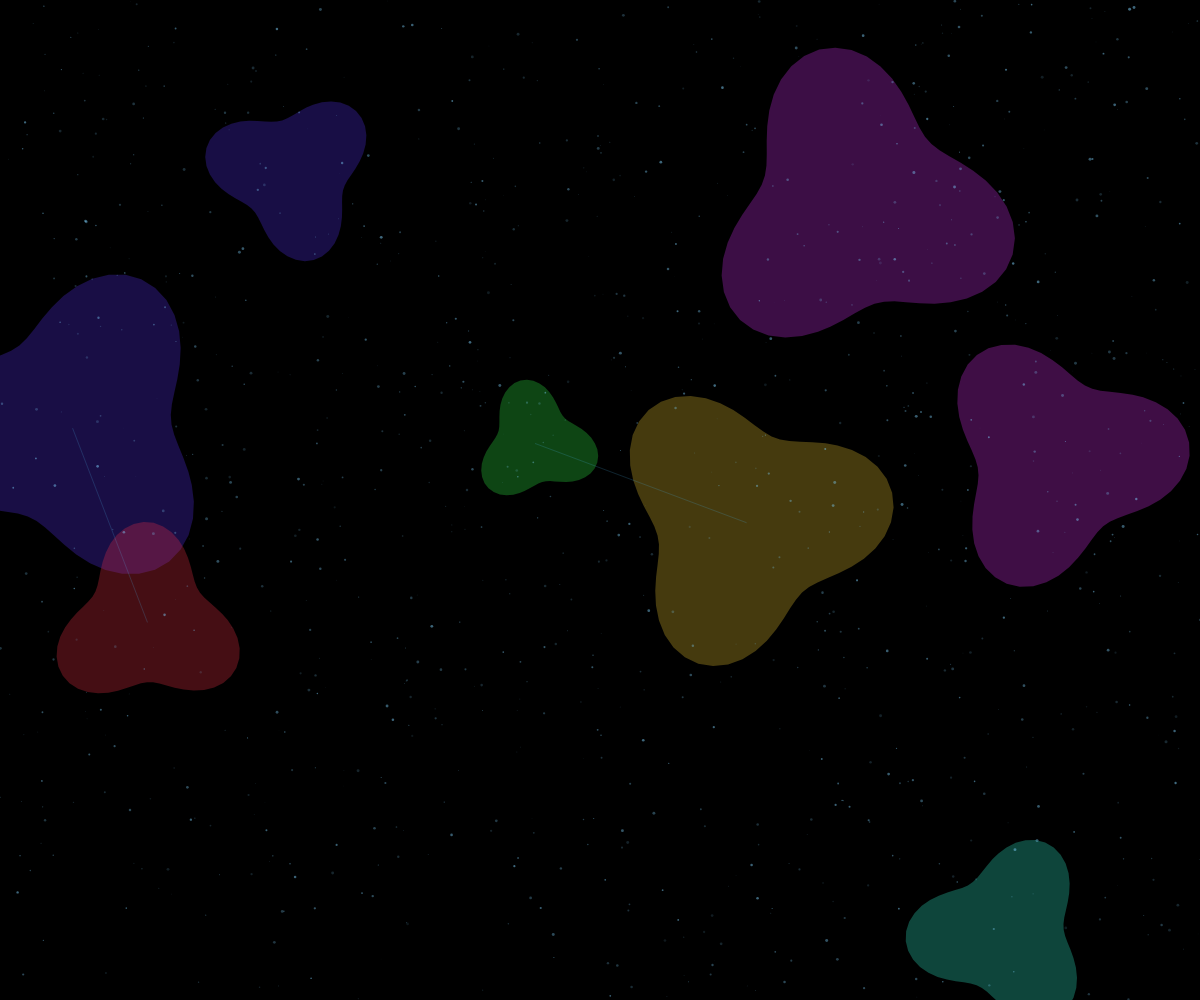
Frame 1 (no input)
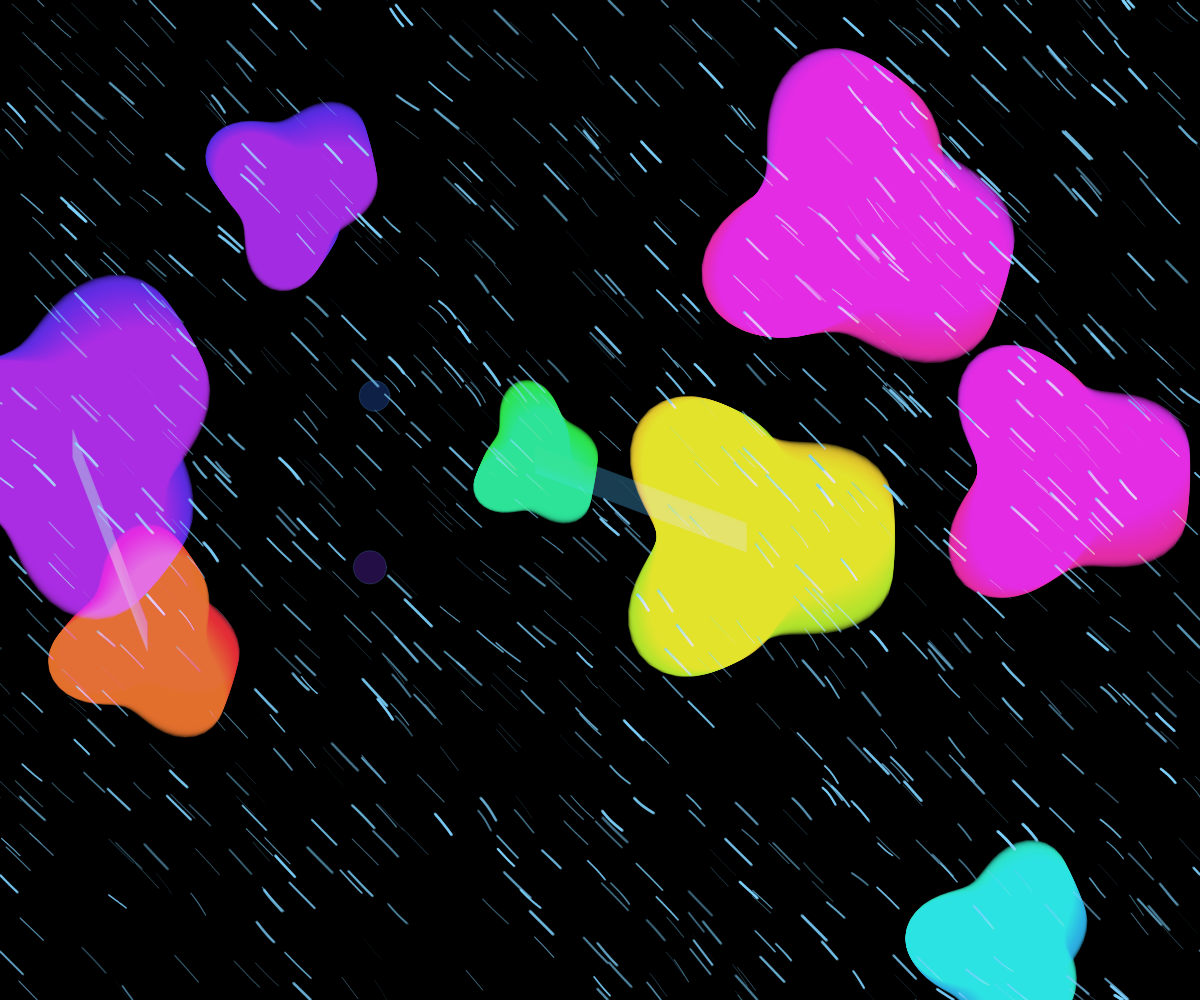
Frame 60 (no input)
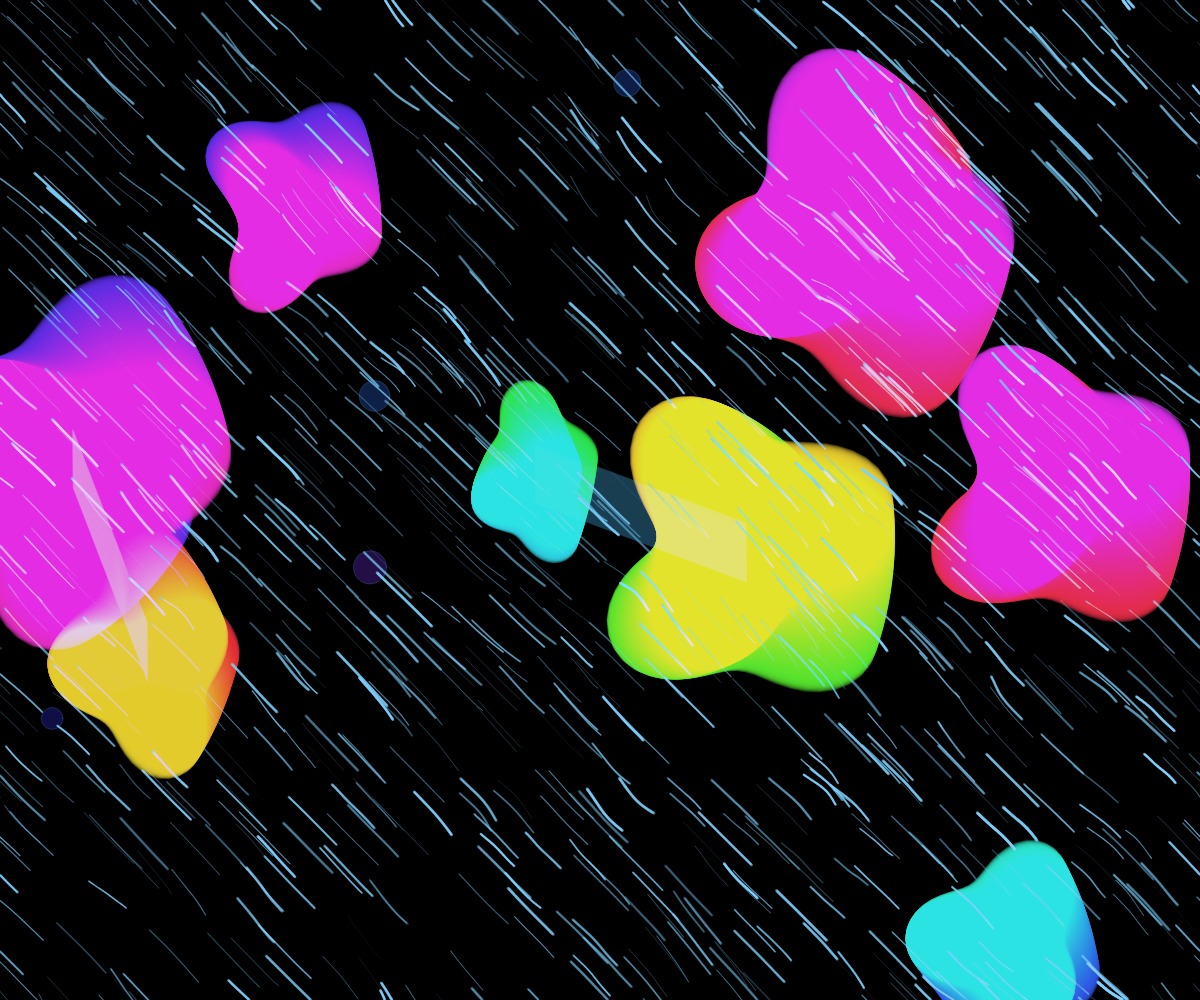
Frame 120 (the mouse pressed at the canvas centre since frame 60)

The p5.js sketch that drew these frames (run headless with seeded random() and noise() and a simulated clock; from frame 60 on, the mouse is pressed at the canvas centre):

// p5.js sketch
// ── sketch.js
let shapes = [];
let particles = [];
let time = 0;

function setup() {
  createCanvas(windowWidth, windowHeight);
  colorMode(HSB, 360, 100, 100, 1);
  
  // Create floating shapes
  for (let i = 0; i < 8; i++) {
    shapes.push({
      x: random(width),
      y: random(height),
      size: random(50, 200),
      speed: random(0.005, 0.02),
      hue: random(360),
      rotation: random(TWO_PI)
    });
  }
  
  // Create particles for nebula effect
  for (let i = 0; i < 1000; i++) {
    particles.push({
      x: random(width),
      y: random(height),
      size: random(0.5, 3),
      speed: random(0.1, 0.5),
      opacity: random(0.1, 0.5)
    });
  }
}

function draw() {
  background(0);
  
  time += 0.01;
  
  // Update and display floating shapes
  for (let shape of shapes) {
    // Smooth motion with sine wave
    shape.x += sin(time * shape.speed) * 0.5;
    shape.y += cos(time * shape.speed * 0.7) * 0.5;
    
    // Rotation
    shape.rotation += 0.01;
    
    // Hue shift for color cycling
    shape.hue = (shape.hue + 0.5) % 360;
    
    push();
    translate(shape.x, shape.y);
    rotate(shape.rotation);
    
    // Draw amorphous shape with blend mode
    noStroke();
    fill(shape.hue, 80, 90, 0.3);
    blendMode(LIGHTEST);
    
    // Create organic blob-like shape using ellipse and noise
    beginShape();
    for (let a = 0; a < TWO_PI; a += 0.1) {
      let r = shape.size * (0.8 + 0.2 * sin(a * 3 + time));
      let x = r * cos(a);
      let y = r * sin(a);
      vertex(x, y);
    }
    endShape(CLOSE);
    
    pop();
  }
  
  // Update and display particles for nebula effect
  blendMode(BLEND);
  for (let p of particles) {
    // Smooth movement with noise
    p.x += noise(p.x * 0.01, p.y * 0.01, time) * p.speed - 0.5;
    p.y += noise(p.x * 0.01, p.y * 0.01, time + 100) * p.speed - 0.5;
    
    // Keep particles within canvas
    if (p.x < 0) p.x = width;
    if (p.x > width) p.x = 0;
    if (p.y < 0) p.y = height;
    if (p.y > height) p.y = 0;
    
    // Draw particle with low opacity
    noStroke();
    fill(200, 50, 100, p.opacity);
    ellipse(p.x, p.y, p.size);
  }
  
  // Create connections between nearby shapes
  blendMode(LIGHTEST);
  stroke(200, 70, 90, 0.2);
  noFill();
  beginShape();
  for (let i = 0; i < shapes.length; i++) {
    for (let j = i + 1; j < shapes.length; j++) {
      let d = dist(shapes[i].x, shapes[i].y, shapes[j].x, shapes[j].y);
      if (d < 300) {
        line(shapes[i].x, shapes[i].y, shapes[j].x, shapes[j].y);
      }
    }
  }
  endShape();
  
  // Add some chaotic energy effect
  if (frameCount % 30 === 0) {
    let x = random(width);
    let y = random(height);
    let size = random(10, 50);
    fill(random(200, 300), 80, 90, 0.3);
    ellipse(x, y, size, size);
  }
}

function windowResized() {
  resizeCanvas(windowWidth, windowHeight);
}
